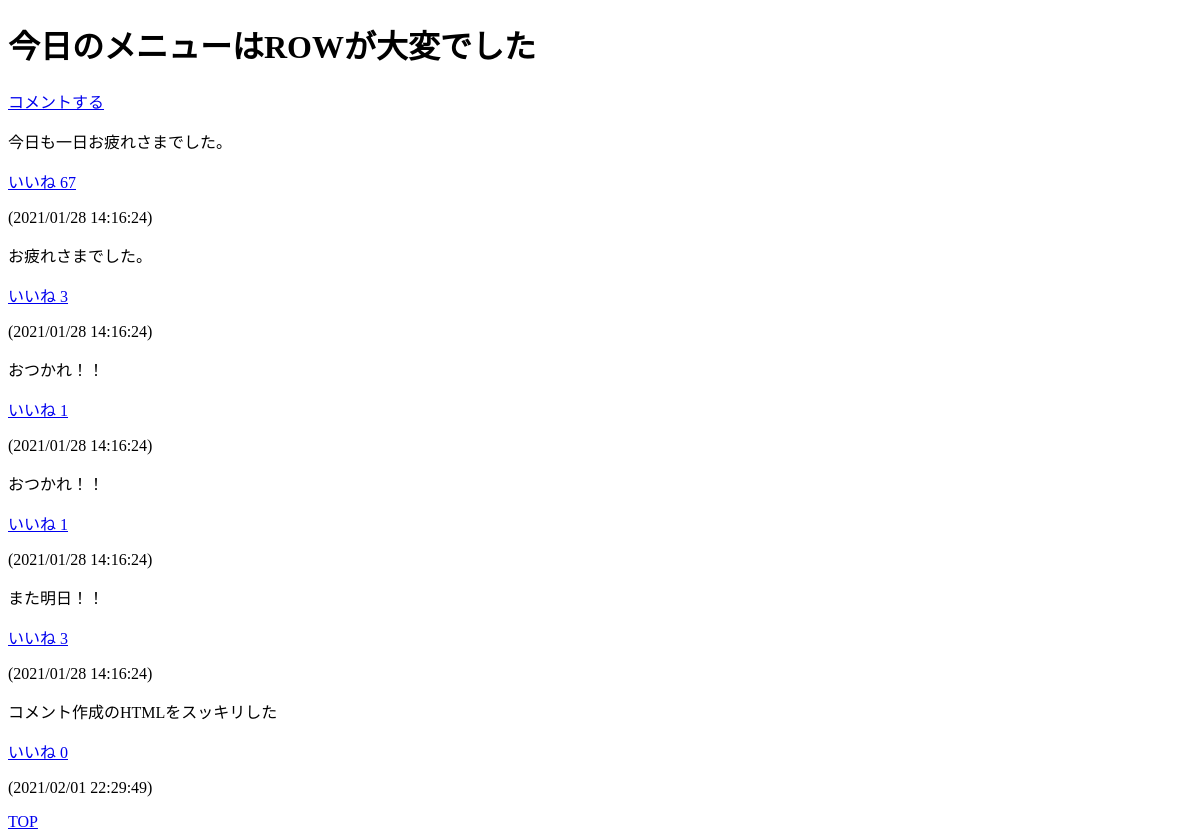
Before: /boards/detail/1/ with the older database file.
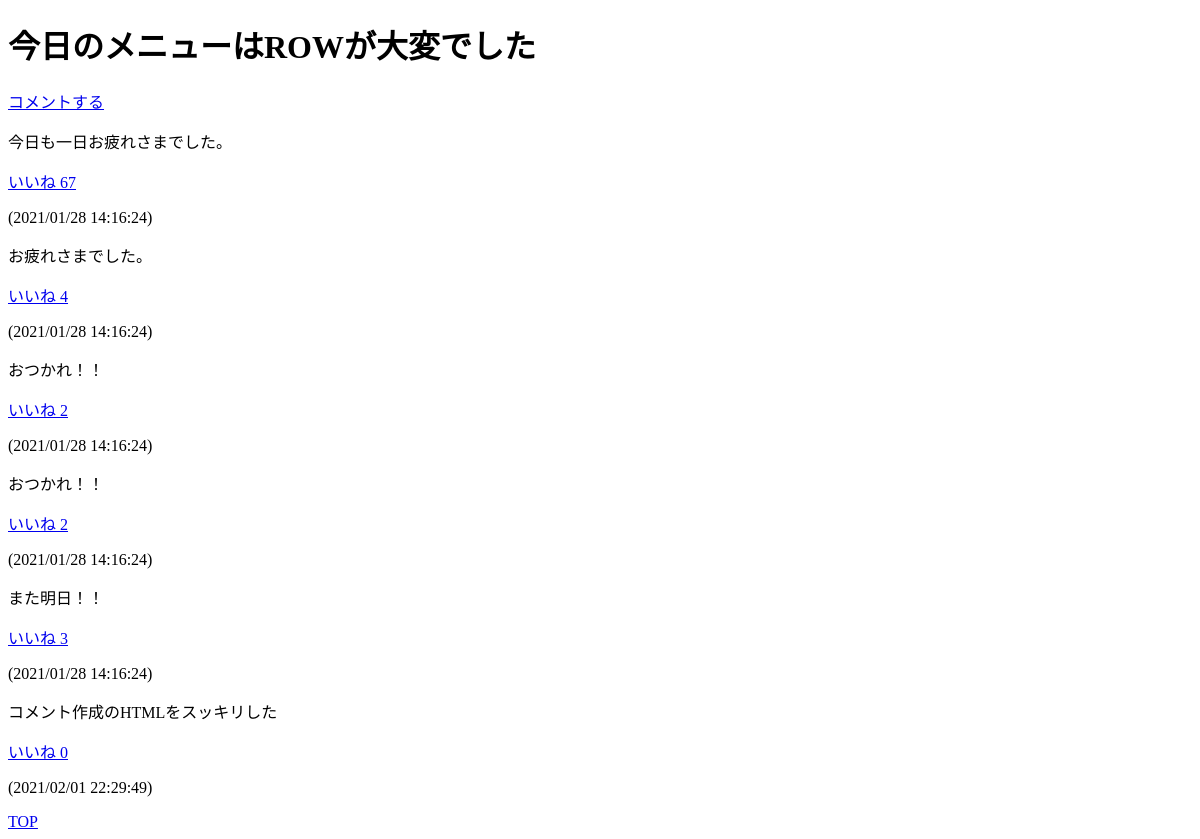
After: the same page with the newer database file.
### boards/models.py (models this page shows, shortened)
class Comment(models.Model):
    text = models.TextField('本文')
    target = models.ForeignKey(Post, on_delete=models.PROTECT, verbose_name='どの記事へのコメントか')
    created_at = models.DateTimeField('作成日', default=timezone.now, blank=True)
    good = models.IntegerField('いいね', default=0)

### boards/views.py (the view)
# urls.py: path('detail/<int:pk>/', views.PostDetail.as_view(), name='post_detail'),
class PostDetail(generic.DetailView):
    model = Post

### boards/templates/boards/post_detail.html (shortened to what this page needs)
{% extends 'base.html' %}
{% block content %}
<h1>{{ post.title }}</h1>
<a class="button is-primary" href="{% url 'boards:comment_create' post.pk %}">コメントする</a>
<section class="section">
    {% for comment in post.comment_set.all %}
    <div class="box">
        <p>{{ comment.text | linebreaks | urlize }}</p>
        <a href="{% url 'boards:comment_good' pk_title=post.pk pk_comment=comment.pk %}">いいね {{ comment.good }}</a>
        <p>({{ comment.created_at | date:"Y/m/d H:i:s" }})</p>
    </div>
    {% endfor %}
</section>
<a class="button is-primary" href="{% url 'boards:post_list'%}">TOP</a>
{% endblock %}

Changed rows visible on the page:
changed Comment "お疲れさまでした。": good "3" → "4"
changed Comment (number 3 of 6 on the later page): good "1" → "2"
changed Comment (number 4 of 6 on the later page): good "1" → "2"
